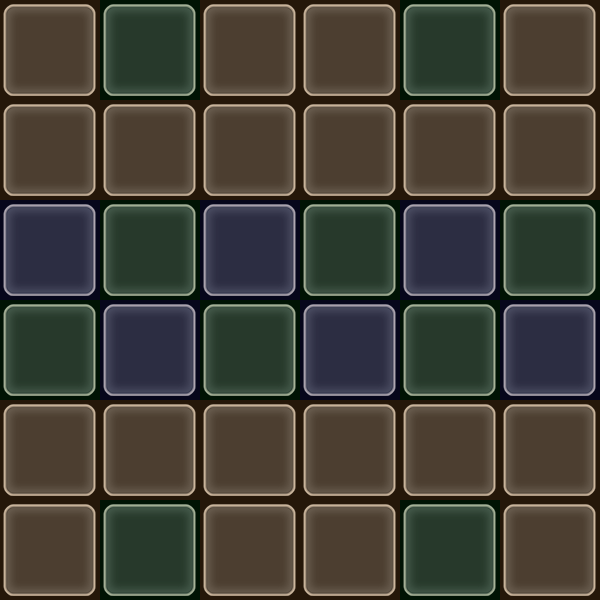

This game map was drawn from its Tiled (.tmx) file and the tilesets committed beside it. A one-line description and the trimmed map source follow:
An orthogonal 6x6 tile map with 100x100 px tiles, 2 tile layers (map, type), 2 tilesets.

<map version="1.0" orientation="orthogonal" renderorder="right-down" width="6" height="6" tilewidth="100" tileheight="100" nextobjectid="1">
 <tileset firstgid="1" name="bg_kuang" tilewidth="100" tileheight="100" tilecount="1">
  <image source="bg_kuang.png" width="100" height="100" />
 </tileset>
 <tileset firstgid="2" name="type5" tilewidth="100" tileheight="100" tilecount="5">
  <image source="type5.png" width="500" height="100" />
  <tile id="0">
   <properties>
    <property name="type" value="1" />
   </properties>
  </tile>
  <tile id="1">
   <properties>
    <property name="type" value="5" />
   </properties>
  </tile>
  <tile id="2">
   <properties>
    <property name="type" value="6" />
   </properties>
  </tile>
 </tileset>
 <layer name="map" width="6" height="6">
  <data>[36 cells, 36 non-empty, 1 distinct tile ids]</data>
 </layer>
 <layer name="type" width="6" height="6">
  <data>[36 cells, 36 non-empty, 3 distinct tile ids]</data>
 </layer>
</map>